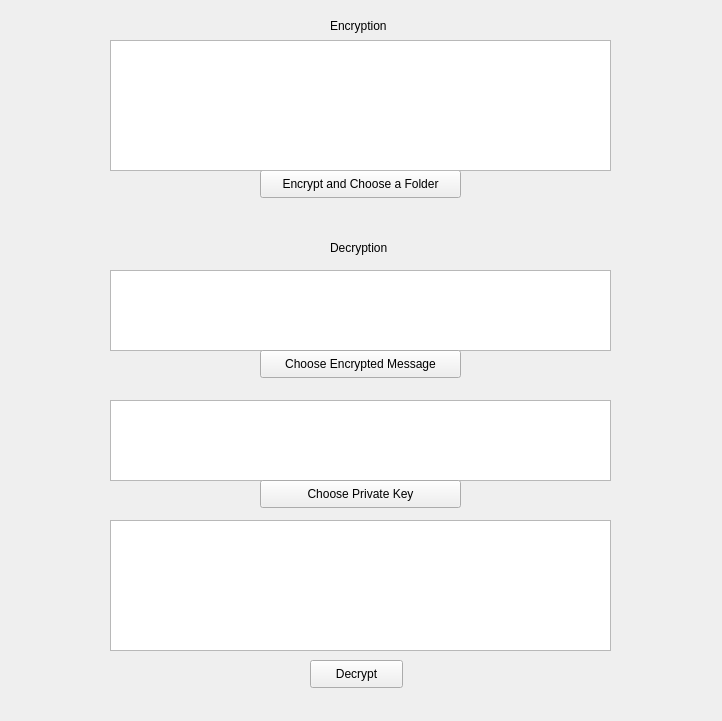
<?xml version="1.0" encoding="UTF-8"?>
<ui version="4.0">
 <class>RSA_window</class>
 <widget class="QWidget" name="RSA_window">
  <property name="geometry">
   <rect>
    <x>0</x>
    <y>0</y>
    <width>722</width>
    <height>721</height>
   </rect>
  </property>
  <property name="windowTitle">
   <string>RSA</string>
  </property>
  <widget class="QPushButton" name="pushButton">
   <property name="geometry">
    <rect>
     <x>260</x>
     <y>170</y>
     <width>201</width>
     <height>28</height>
    </rect>
   </property>
   <property name="text">
    <string>Encrypt and Choose a Folder</string>
   </property>
  </widget>
  <widget class="QTextEdit" name="TextBox1">
   <property name="geometry">
    <rect>
     <x>110</x>
     <y>40</y>
     <width>501</width>
     <height>131</height>
    </rect>
   </property>
  </widget>
  <widget class="QTextEdit" name="T2">
   <property name="geometry">
    <rect>
     <x>110</x>
     <y>270</y>
     <width>501</width>
     <height>81</height>
    </rect>
   </property>
  </widget>
  <widget class="QTextEdit" name="T3">
   <property name="geometry">
    <rect>
     <x>110</x>
     <y>400</y>
     <width>501</width>
     <height>81</height>
    </rect>
   </property>
  </widget>
  <widget class="QLabel" name="label">
   <property name="geometry">
    <rect>
     <x>330</x>
     <y>10</y>
     <width>71</width>
     <height>31</height>
    </rect>
   </property>
   <property name="text">
    <string>Encryption</string>
   </property>
  </widget>
  <widget class="QPushButton" name="pushButton_2">
   <property name="geometry">
    <rect>
     <x>260</x>
     <y>350</y>
     <width>201</width>
     <height>28</height>
    </rect>
   </property>
   <property name="text">
    <string>Choose Encrypted Message</string>
   </property>
  </widget>
  <widget class="QPushButton" name="pushButton_3">
   <property name="geometry">
    <rect>
     <x>260</x>
     <y>480</y>
     <width>201</width>
     <height>28</height>
    </rect>
   </property>
   <property name="text">
    <string>Choose Private Key</string>
   </property>
  </widget>
  <widget class="QLabel" name="label_2">
   <property name="geometry">
    <rect>
     <x>330</x>
     <y>240</y>
     <width>101</width>
     <height>16</height>
    </rect>
   </property>
   <property name="text">
    <string>Decryption</string>
   </property>
  </widget>
  <widget class="QPushButton" name="pushButton_4">
   <property name="geometry">
    <rect>
     <x>310</x>
     <y>660</y>
     <width>93</width>
     <height>28</height>
    </rect>
   </property>
   <property name="text">
    <string>Decrypt</string>
   </property>
  </widget>
  <widget class="QTextEdit" name="T4">
   <property name="geometry">
    <rect>
     <x>110</x>
     <y>520</y>
     <width>501</width>
     <height>131</height>
    </rect>
   </property>
  </widget>
 </widget>
 <resources/>
 <connections/>
</ui>
